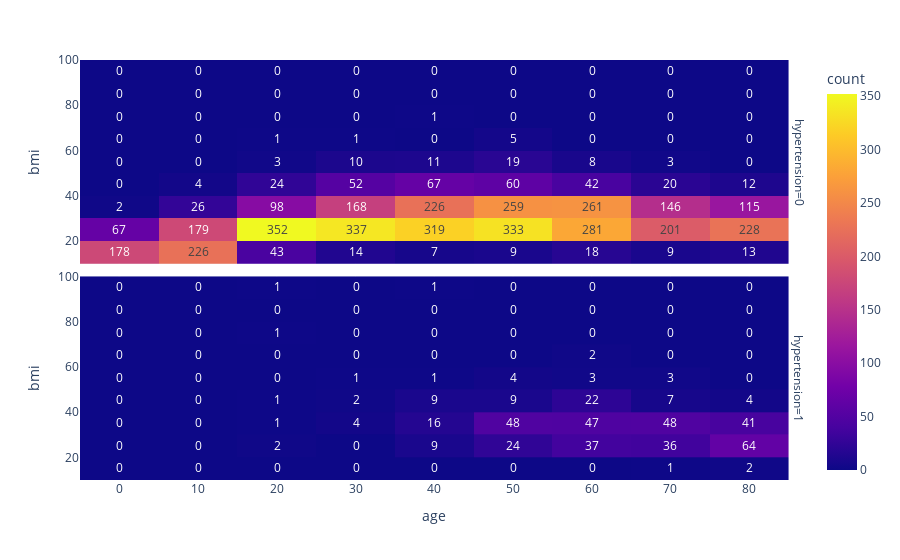

The notebook cell saved with this chart:
### Code cell
fig = px.density_heatmap(df, x="age", y="bmi", nbinsx=10,nbinsy=10,facet_row="hypertension",text_auto=True)
fig.show()

### Figure 1 — Plotly figure (JSON) as saved in the notebook; plotly's stock layout.template omitted (floating-point values rounded to 4 significant figures; data arrays with more than 128 entries replaced by an {"elided": "..."} marker saying what was removed)
{"data": [{"coloraxis": "coloraxis", "hovertemplate": "hypertension=0<br>age=%{x}<br>bmi=%{y}<br>count=%{z}<extra></extra>", "name": "", "nbinsx": 10, "nbinsy": 10, "texttemplate": "%{z}", "type": "histogram2d", "x": {"elided": "4612 float values"}, "xaxis": "x2", "xbingroup": "x", "y": {"elided": "4612 float values"}, "yaxis": "y2", "ybingroup": "y"}, {"coloraxis": "coloraxis", "hovertemplate": "hypertension=1<br>age=%{x}<br>bmi=%{y}<br>count=%{z}<extra></extra>", "name": "", "nbinsx": 10, "nbinsy": 10, "texttemplate": "%{z}", "type": "histogram2d", "x": {"elided": "498 int values"}, "xaxis": "x", "xbingroup": "x", "y": {"elided": "498 float values"}, "yaxis": "y", "ybingroup": "y"}], "layout": {"annotations": [{"font": {}, "showarrow": false, "text": "hypertension=1", "textangle": 90, "x": 0.98, "xanchor": "left", "xref": "paper", "y": 0.2425, "yanchor": "middle", "yref": "paper"}, {"font": {}, "showarrow": false, "text": "hypertension=0", "textangle": 90, "x": 0.98, "xanchor": "left", "xref": "paper", "y": 0.7575, "yanchor": "middle", "yref": "paper"}], "coloraxis": {"colorbar": {"title": {"text": "count"}}, "colorscale": [[0, "#0d0887"], [0.1111, "#46039f"], [0.2222, "#7201a8"], [0.3333, "#9c179e"], [0.4444, "#bd3786"], [0.5556, "#d8576b"], [0.6667, "#ed7953"], [0.7778, "#fb9f3a"], [0.8889, "#fdca26"], [1, "#f0f921"]]}, "legend": {"tracegroupgap": 0}, "margin": {"t": 60}, "xaxis": {"anchor": "y", "domain": [0, 0.98], "title": {"text": "age"}}, "xaxis2": {"anchor": "y2", "domain": [0, 0.98], "matches": "x", "showticklabels": false}, "yaxis": {"anchor": "x", "domain": [0, 0.485], "title": {"text": "bmi"}}, "yaxis2": {"anchor": "x2", "domain": [0.515, 1], "matches": "y", "title": {"text": "bmi"}}}}
